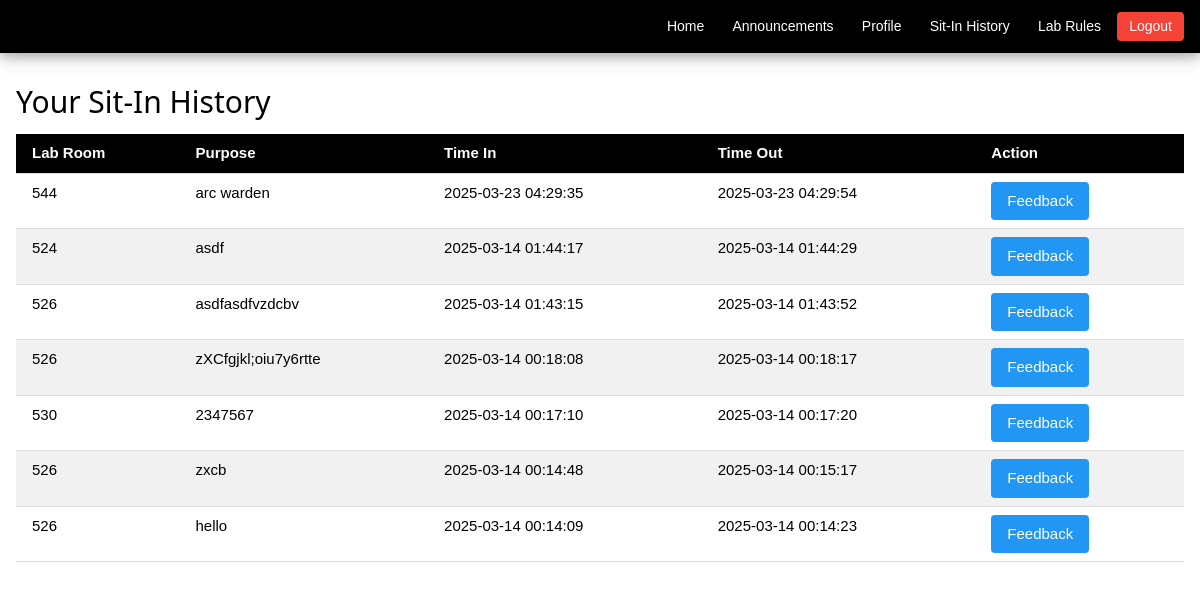
Page /student_sit_in_history (signed in) on the earlier database version.
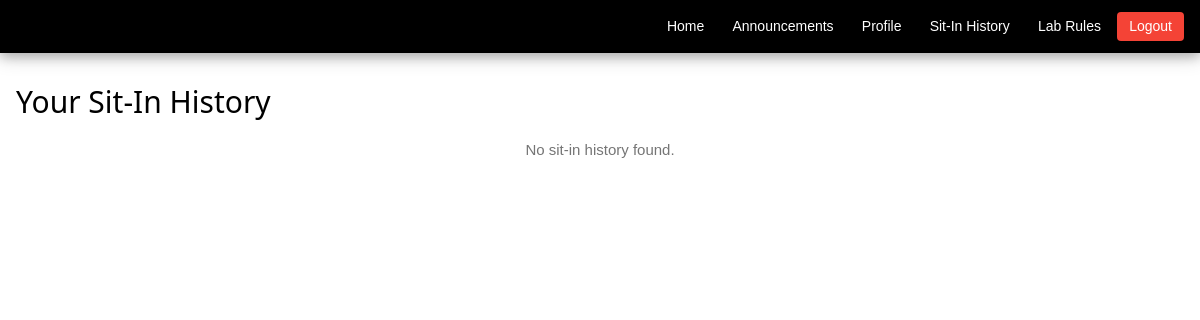
Same page on the later database version.
### tables this page shows
CREATE TABLE sit_in_records(
id integer primary key autoincrement,
student_idno integer,
lab_room text,
purpose text,
sit_in_time timestamp default current_timestamp, time_out timestamp, feedback TEXT,
foreign key (student_idno) references registration(idno));

### main.py (the view)
@app.route('/student_sit_in_history')
def student_sit_in_history():
    if 'username' not in session:
        flash("You must log in to view your sit-in history.", "error")
        return redirect(url_for('login'))
    student_idno = session.get('IDNO')
    conn = get_db()
    cursor = conn.cursor()
    cursor.execute("""
        SELECT sit_in_records.*, registration.Firstname, registration.Midname, registration.Lastname
        FROM sit_in_records
        JOIN registration ON sit_in_records.student_idno = registration.IDNO
        WHERE sit_in_records.student_idno = ?
        ORDER BY sit_in_records.sit_in_time DESC
    """, (student_idno,))
    sit_in_records = cursor.fetchall()
    close_db(conn)
    return render_template('student_sit_in_history.html', sit_in_records=sit_in_records)

### main.py (called while the page is built)
def get_db():
    conn = sqlite3.connect(DATABASE)
    conn.row_factory = sqlite3.Row
    return conn

@app.after_request
def after_request(response):
    response.headers['Cache-Control'] = 'no-cache, no-store, must-revalidate'
    return response

### templates/student_sit_in_history.html (shortened to what this page needs)
{% extends 'base.html' %}
{% block content %}
<div class="w3-bar w3-black w3-card-4" style="padding: 4px 0;">
    <div class="w3-bar-item w3-right" style="padding: 8px 16px;">
        <a href="/" class="w3-button w3-black w3-round" style="padding: 4px 12px; font-size: 14px;">Home</a>
        <a href="/announcements" class="w3-button w3-black w3-round" style="padding: 4px 12px; font-size: 14px;">Announcements</a>
        <a href="/edit_profile" class="w3-button w3-black w3-round" style="padding: 4px 12px; font-size: 14px;">Profile</a>
        <a href="/student_sit_in_history" class="w3-button w3-black w3-round" style="padding: 4px 12px; font-size: 14px;">Sit-In History</a>
        <a href="/lab_rules" class="w3-button w3-black w3-round" style="padding: 4px 12px; font-size: 14px;">Lab Rules</a>
        <a href="/logout" class="w3-button w3-red w3-round" style="padding: 4px 12px; font-size: 14px;">Logout</a>
    </div>
</div>
<div class="w3-container w3-margin-top">
    <h2>Your Sit-In History</h2>
    {% if sit_in_records %}
    <table class="w3-table w3-bordered w3-striped">
        <thead>
            <tr class="w3-black">
                <th>Lab Room</th>
                <th>Purpose</th>
                <th>Time In</th>
                <th>Time Out</th>
                <th>Action</th>
            </tr>
        </thead>
        <tbody>
            {% for record in sit_in_records %}
            <tr>
                <td>{{ record.lab_room }}</td>
                <td>{{ record.purpose }}</td>
                <td>{{ record.sit_in_time }}</td>
                <td>{{ record.time_out if record.time_out else 'Active' }}</td>
                <td>
                    <button onclick="openFeedbackModal('{{ record.id }}', '{{ record.feedback if record.feedback else '' }}')"
                            class="w3-button w3-blue w3-round">
                        {{ 'Edit Feedback' if record.feedback else 'Feedback' }}
                    </button>
                </td>
            </tr>
            {% endfor %}
        </tbody>
    </table>
    {% else %}
    <p class="w3-center w3-text-grey">No sit-in history found.</p>
    {% endif %}
</div>
{% endblock %}

### templates/base.html (shortened to what this page needs)
<!DOCTYPE html>
<html lang="en">
<head>
    <link rel="stylesheet" href="../static/css/style.css">
</head>
<body>
	{% block content %}
	{% endblock%}
</body>
</html>

### static/css/style.css (style rules this page uses)
html { box-sizing: border-box; }
*, *:before, *:after { box-sizing: inherit; }
html { -ms-text-size-adjust: 100%; -webkit-text-size-adjust: 100%; }
body { margin: 0; }
a { background-color: transparent; }
html, body { font-family: Verdana, sans-serif; font-size: 15px; line-height: 1.5; }
html { overflow-x: hidden; }
h2 { font-size: 30px; }
h1, h2, h3, h4, h5, h6 { font-family: "Segoe UI", Arial, sans-serif; font-weight: 400; margin: 10px 0; }
a { color: inherit; }
.w3-btn, .w3-button { border: none; display: inline-block; padding: 8px 16px; vertical-align: middle; overflow: hidden; text-decoration: none; color: inherit; background-color: inherit; text-align: center; cursor: pointer; white-space: nowrap; }
.w3-btn, .w3-button { -webkit-touch-callout: none; -webkit-user-select: none; -khtml-user-select: none; -moz-user-select: none; -ms-user-select: none; user-select: none; }
.w3-bar { width: 100%; overflow: hidden; }
.w3-bar .w3-bar-item { padding: 8px 16px; float: left; width: auto; border: none; display: block; outline: 0; }
.w3-bar .w3-button { white-space: normal; }
.w3-container:after, .w3-container:before, .w3-panel:after, .w3-panel:before, .w3-row:after, .w3-row:before, .w3-row-padding:after, .w3-row-padding:before, .w3-cell-row:before, .w3-cell-row:after, .w3-clear:after, .w3-clear:before, .w3-bar:before, .w3-bar:after { content: ""; display: table; clear: both; }
.w3-round, .w3-round-medium { border-radius: 4px; }
.w3-container, .w3-panel { padding: 0.01em 16px; }
.w3-card-4, .w3-hover-shadow:hover { box-shadow: 0 4px 10px 0 rgba(0, 0, 0, 0.2), 0 4px 20px 0 rgba(0, 0, 0, 0.19); }
.w3-center { text-align: center !important; }
.w3-margin-top { margin-top: 16px !important; }
.w3-right { float: right !important; }
.w3-red, .w3-hover-red:hover { color: #fff !important; background-color: #f44336 !important; }
.w3-black, .w3-hover-black:hover { color: #fff !important; background-color: #000 !important; }
.w3-text-grey, .w3-hover-text-grey:hover, .w3-text-gray, .w3-hover-text-gray:hover { color: #757575 !important; }

Differences in the rows shown:
removed sit_in_records: lab_room "544", purpose "arc warden", sit_in_time "2025-03-23 04:29:35", time_out "2025-03-23 04:29:54", feedback "Feedback"
removed sit_in_records: lab_room "524", purpose "asdf", sit_in_time "2025-03-14 01:44:17", time_out "2025-03-14 01:44:29", feedback "Feedback"
removed sit_in_records: lab_room "526", purpose "asdfasdfvzdcbv", sit_in_time "2025-03-14 01:43:15", time_out "2025-03-14 01:43:52", feedback "Feedback"
removed sit_in_records: lab_room "526", purpose "zXCfgjkl;oiu7y6rtte", sit_in_time "2025-03-14 00:18:08", time_out "2025-03-14 00:18:17", feedback "Feedback"
removed sit_in_records: lab_room "530", purpose "2347567", sit_in_time "2025-03-14 00:17:10", time_out "2025-03-14 00:17:20", feedback "Feedback"
removed sit_in_records: lab_room "526", purpose "zxcb", sit_in_time "2025-03-14 00:14:48", time_out "2025-03-14 00:15:17", feedback "Feedback"
removed sit_in_records: lab_room "526", purpose "hello", sit_in_time "2025-03-14 00:14:09", time_out "2025-03-14 00:14:23", feedback "Feedback"
Other differences:
text no longer shown: "Lab Room Purpose Time In Time Out Action"
text now shown: "No sit-in history found."
